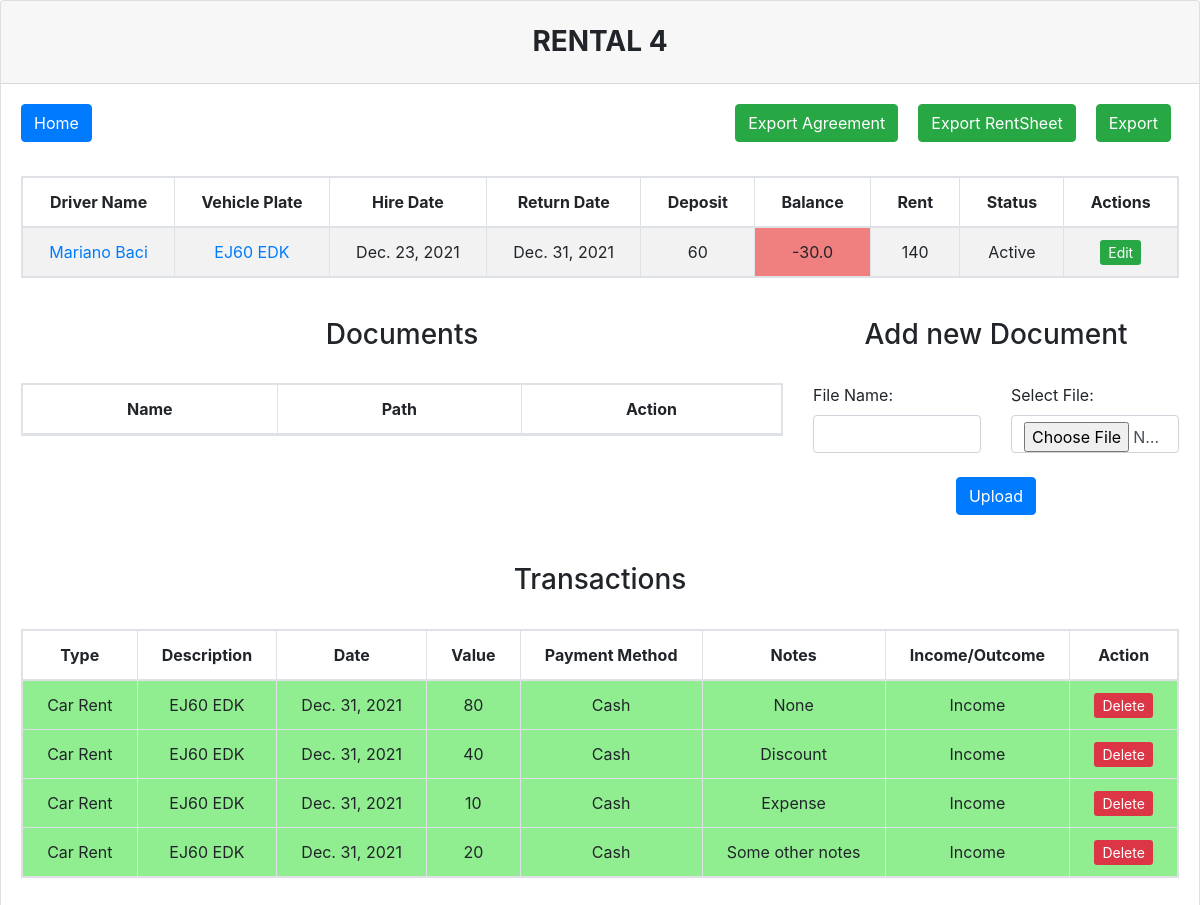
The page /view_rental/4 (signed in) on the database as committed earlier.
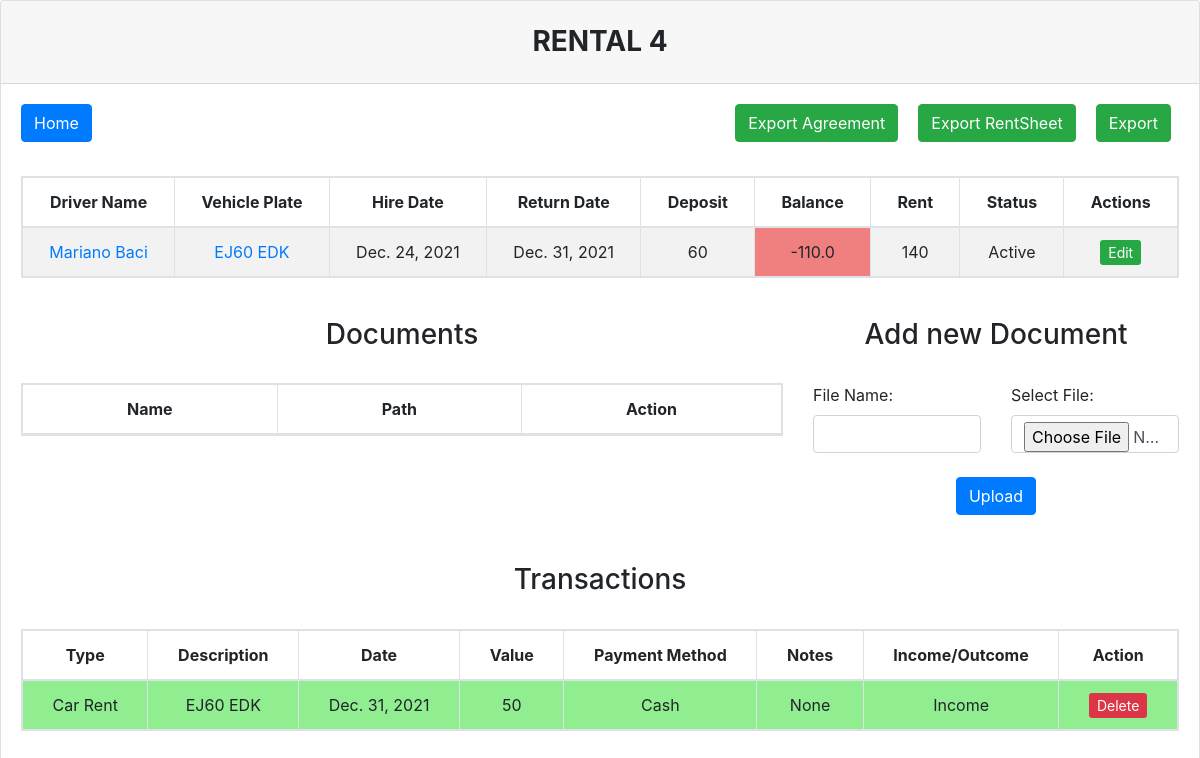
The same page on the database as committed later.
### Manager/models.py (models this page shows)
class rental(models.Model):
    driver_id = models.IntegerField(blank=False, )
    driver_full_name = models.CharField(max_length=200, blank=False, )
    vehicle_id = models.IntegerField(blank=False, )
    vehicle_plate = models.CharField(max_length=20, blank=False, )
    hire_date = models.DateField(max_length=100, blank=False, )
    return_date = models.DateField(max_length=100, blank=False, )
    balance = models.CharField(max_length=99999, blank=False, )
    deposit = models.IntegerField(blank=False, )
    rent = models.IntegerField(blank=False, )
    STATUS = (
        ('Active', 'Active'),
        ('Inactive', 'Inactive'),
    )
    status = models.CharField(max_length=8, choices=STATUS,  blank=True, )

class account(models.Model):
    date = models.DateField(blank=False, )
    rental_id = models.IntegerField(blank=False, )
    notes = models.CharField(max_length=100, blank=True, null=True )
    description = models.CharField(max_length=300, blank=False)
    value = models.IntegerField(blank=False, )
    METHODS = (
        ('Cash', 'Cash'),
        ('Card', 'Card'),
        ('Account Transfer', 'Account Transfer'),
    )
    payment_method = models.CharField(max_length=16, choices=METHODS,  blank=True, )
    TYPES = (
        ('Car Rent', 'Car Rent'),
        ('Expenditure', 'Expenditure'),
        ('PCO', 'PCO'),
        ('Service & Repairs', 'Service & Repairs'),
        ('Other Income', 'Other Income'),
        ('Car Sold', 'Car Sold'),
    )
    type = models.CharField(max_length=17, choices=TYPES,  blank=True, )
    IN_OUT = (
        ('Income', 'Income'),
        ('Outcome', 'Outcome'),
    )
    in_out = models.CharField(max_length=7, choices=IN_OUT,  blank=True, )

### Manager/views.py (the view)
# urls.py: path('view_rental/<int:rental_id>', view_rental, name="view_rental"),
@login_required(login_url="/login")
def view_rental(request, rental_id):
    update_vehicle_status()
    update_balance()
    if request.method == "POST":
        if permissions.objects.get(user=request.user.username).level3 == "Yes":
            if request.POST.get("id") != None:
                rental_i = rental.objects.get(id=request.POST.get("id"))
                def days_between(d1, d2):
                    return abs((d2 - d1).days)
                day_price = rental_i.rent / 7
                total_to_pay = (days_between(rental_i.return_date, rental_i.hire_date)+1) * day_price
                output = io.BytesIO()
                workbook = xlsxwriter.Workbook(output)
                worksheet = workbook.add_worksheet()
                cell_format = workbook.add_format()
                cell_format.set_bold()
                worksheet.write('A1', 'Driver:', cell_format)
                worksheet.write('B1', rental_i.driver_full_name)
                worksheet.write('D1', "Vehicle:", cell_format)
                worksheet.write('E1', rental_i.vehicle_plate)
                worksheet.write('A2', 'Hire Date:', cell_format)
                worksheet.write('B2', str(rental_i.hire_date.strftime('%d-%m-%Y')))
                worksheet.write('A3', 'Return Date:', cell_format)
                worksheet.write('B3', str(rental_i.return_date.strftime('%d-%m-%Y')))
                worksheet.write('D2', "Rent:", cell_format)
                worksheet.write('E2', rental_i.rent)
                worksheet.write('D3', "Total to pay:", cell_format)
                worksheet.write('E3', total_to_pay)
                border_bottom = workbook.add_format({'bottom': 1})
                border_bottom.set_bold()
                row = 4
                col = 0
                for nr_max, i in enumerate(['Cash', 'Card', 'Account Transfer', 'Notes', 'Date']):
                    if i != "":
                        worksheet.write(row, col, i, border_bottom)
                    else:
                        worksheet.write(row, col, i, cell_format)
                    worksheet.set_column(row, col, 18)
                    col += 1
                accounts_obj = account.objects.all().filter(rental_id=str(request.POST.get("id")))
                print(accounts_obj)
                max_row = 0
                row = 5
                cash_balance = 0
                card_balance = 0
                account_balance = 0
                expenses = 0
                paid = 0
                for i in accounts_obj:
                    list_to_write = []
                    if i.payment_method == 'Cash':
                        col = 0
                        for el in list_to_write+["£"+str(i.value), '', '', i.notes, str(i.date.strftime('%d-%m-%Y'))]:
                            worksheet.write(row, col, el)
                            col += 1
                        row += 1
                        cash_balance += i.value
                        if i.notes == "Discount" or i.notes == "Expense":
                            expenses += i.value
                        else:
                            paid += i.value
                    if i.payment_method == 'Card':
                        col = 0
                        for el in list_to_write+['', "£"+str(i.value), '', i.notes, str(i.date.strftime('%d-%m-%Y'))]:
                            worksheet.write(row, col, el)
                            col += 1
                        row += 1
                        card_balance += i.value
                        if i.notes == "Discount" or i.notes == "Expense":
                            expenses += i.value
                        else:
                            paid += i.value
                    if i.payment_method == 'Account Transfer':
                        col = 0
                        for el in list_to_write+['', '', "£"+str(i.value), i.notes, str(i.date.strftime('%d-%m-%Y'))]:
                            worksheet.write(row, col, el)
                            col += 1
                        row += 1
                        account_balance += i.value
                        if i.notes == "Discount" or i.notes == "Expense":
                            expenses += i.value
                        else:
                            paid += i.value
                    if row > max_row:
                        max_row = row
                balances = {'cash': cash_balance, 'card': card_balance, 'account': account_balance}
                list_total = ["£" + str(balances['cash']), "£" + str(balances['card']),
                                               "£" + str(balances['account']), "", ""]
                border_top = workbook.add_format({'top': 1})
                border_top_bold = workbook.add_format({'top': 1})
                border_top_bold.set_bold()
                if max_row < 6:
                    max_row = 6
                row = max_row
                col = 0
                for i in list_total:
                    worksheet.write(row, col, i, border_top)
                    col += 1
                row += 1
                income = balances['cash'] + balances['card'] + balances['account']
                deposit = rental_i.deposit
                total = income-total_to_pay#+deposit
                worksheet.write(row+1, 0, "Total Income:", cell_format)
                worksheet.write(row+1, 1, "£"+str(income))
                worksheet.write(row+2, 0, "Total Paid:", cell_format)
                worksheet.write(row+2, 1, "£"+str(paid))
                worksheet.write(row+3, 0, "Total Expenses:", cell_format)
                worksheet.write(row+3, 1, "£"+str(expenses))
                worksheet.write(row+4, 0, "Deposit:", cell_format)
                worksheet.write(row+4, 1, "£"+str(deposit))
                worksheet.write(row+5, 0, "Balance:", cell_format)
                worksheet.write(row+5, 1, "£"+str(total))
                workbook.close()
                response = HttpResponse(content_type='application/vnd.ms-excel')
                response['Content-Disposition'] = f'attachment;filename="rental_{request.POST.get("id")}.xlsx"'
                response.write(output.getvalue())
                return response
            else:
                form = rentalDocsForm(request.POST, request.FILES)
                if form.is_valid():
                    form.save()
                    return redirect('view_rental', rental_id=rental_id)
                else:
                    messages.error(request, 'Please use correct data!')
                    return redirect('view_rental', rental_id=rental_id)
        else:
            return HttpResponse("Access Denied")
    else:
        update_balance()
        rental_obj = rental.objects.all().filter(id=rental_id)
        doc_obj = rentalDocs.objects.all().filter(rental_id=rental_id)
        accounts_rental = account.objects.all().filter(rental_id=rental_id)
        form = rentalDocsForm
        return render(request, 'view_rental.html', {'rentals':rental_obj, 'documents':doc_obj, 'accounts':accounts_rental, 'form':form})

### Manager/views.py (called while the page is built)
def update_vehicle_status():
    vehicles_obj = vehicle.objects.all().filter(status="On Rent")
    for i in vehicles_obj:
        try:
            print(rental.objects.get(vehicle_id=i.id, status="Active"))
        except:
            i.status = "Available"
            i.save()
    vehicles_obj = vehicle.objects.all().filter(status="Available")
    for i in vehicles_obj:
        try:
            print(rental.objects.get(vehicle_id=i.id, status="Active"))
            i.status = "On Rent"
            i.save()
        except:
            pass

### Manager/templates/view_rental.html (shortened to what the changed rows need)
{%  load static %}
<!DOCTYPE html>
<html lang="en">
<head>
    <link rel="stylesheet" href="{% static 'css/bootstrap.css' %}">
</head>
<body>
    <div class="card">
      <h3 class="card-header text-center font-weight-bold text-uppercase py-4">
        Rental {{ rentals.0.id }}
      </h3>
      <div class="card-body">
        <div id="table" class="table-editable">
          <br>
          <br>
          <br>
          <table class="table table-bordered table-responsive table-striped text-center">
            <thead>
              <tr>
                <th class="text-center" style="white-space: nowrap;width: 1%;">Driver Name</th>
                <th class="text-center" style="white-space: nowrap;width: 1%;">Vehicle Plate</th>
                <th class="text-center" style="white-space: nowrap;width: 1%;">Hire Date</th>
                <th class="text-center" style="white-space: nowrap;width: 1%;">Return Date</th>
                <th class="text-center" style="white-space: nowrap;width: 1%;">Deposit</th>
                <th class="text-center" style="white-space: nowrap;width: 1%;">Balance</th>
                <th class="text-center" style="white-space: nowrap;width: 1%;">Rent</th>
                <th class="text-center" style="white-space: nowrap;width: 1%;">Status</th>
                <th class="text-center" style="white-space: nowrap;width: 1%;">Actions</th>
              </tr>
            </thead>
            <tbody id="myTable">
                {% for rental in rentals %}
                    <tr>
                        <td class="pt-3-half" style="white-space: nowrap;width: 1%;"><a href="{% url 'view_driver' rental.driver_id %}">{{ rental.driver_full_name }}</a></td>
                        <td class="pt-3-half" style="white-space: nowrap;width: 1%;"><a href="{% url 'view_vehicle' rental.vehicle_id %}">{{ rental.vehicle_plate }}</a></td>
                        <td class="pt-3-half" style="white-space: nowrap;width: 1%;">{{ rental.hire_date }}</td>
                        <td class="pt-3-half" style="white-space: nowrap;width: 1%;">{{ rental.return_date }}</td>
                        <td class="pt-3-half" style="white-space: nowrap;width: 1%;">{{ rental.deposit }}</td>
                        {% if "-" in rental.balance %}
                            <td class="pt-3-half" style="white-space: nowrap;width: 1%; background-color: lightcoral">{{ rental.balance }}</td>
                        {% else %}
                            <td class="pt-3-half" style="white-space: nowrap;width: 1%; background-color: lightgreen">{{ rental.balance }}</td>
                        {% endif %}
                        <td class="pt-3-half" style="white-space: nowrap;width: 1%;">{{ rental.rent }}</td>
                        <td class="pt-3-half" style="white-space: nowrap;width: 1%;">{{ rental.status }}</td>
                        <td class="pt-3-half" style="white-space: nowrap;width: 1%;">
                            <a href="{% url 'edit_rental' rental.id %}" class="btn-sm btn-success">Edit</a>
                        </td>
                      </tr>
                {% endfor %}
            </tbody>
            </table>
            <div class="row">
                <div class="col-8 col-lg-8 col-xl-8">
                    <br>
                    <br>
                    <table class="table table-bordered table-responsive table-striped text-center">
                    <thead>
                      <tr>
                        <th class="text-center" style="white-space: nowrap;width: 1%;">Name</th>
                        <th class="text-center" style="white-space: nowrap;width: 1%;">Path</th>
                        <th class="text-center" style="white-space: nowrap;width: 1%;">Action</th>
                      </tr>
                    </thead>
                    </table>
                </div>
            </div>
            <br>
            <br>
            <br>
          <table class="table table-bordered table-responsive table-striped text-center">
            <thead>
              <tr>
                <th class="text-center" style="white-space: nowrap;width: 1%;">Type</th>
                <th class="text-center" style="white-space: nowrap;width: 1%;">Description</th>
                <th class="text-center" style="white-space: nowrap;width: 1%;">Date</th>
                <th class="text-center" style="white-space: nowrap;width: 1%;">Value</th>
                <th class="text-center" style="white-space: nowrap;width: 1%;">Payment Method</th>
                <th class="text-center" style="white-space: nowrap;width: 1%;">Notes</th>
                <th class="text-center" style="white-space: nowrap;width: 1%;">Income/Outcome</th>
                <th class="text-center" style="white-space: nowrap;width: 1%;">Action</th>
              </tr>
            </thead>
            <tbody id="myTable2">
                {% for account in accounts %}
                    {% if account.in_out == "Income" %}
                    <tr>
                        <td class="pt-3-half" style="white-space: nowrap;width: 1%; background-color: lightgreen">{{ account.type }}</td>
                        <td class="pt-3-half" style="white-space: nowrap;width: 1%; background-color: lightgreen">{{ account.description }}</td>
                        <td class="pt-3-half" style="white-space: nowrap;width: 1%; background-color: lightgreen">{{ account.date }}</td>
                        <td class="pt-3-half" style="white-space: nowrap;width: 1%; background-color: lightgreen">{{ account.value }}</td>
                        <td class="pt-3-half" style="white-space: nowrap;width: 1%; background-color: lightgreen">{{ account.payment_method }}</td>
                        <td class="pt-3-half" style="white-space: nowrap;width: 1%; background-color: lightgreen">{{ account.notes }}</td>
                        <td class="pt-3-half" style="white-space: nowrap;width: 1%; background-color: lightgreen">{{ account.in_out }}</td>
                        <td class="pt-3-half" style="white-space: nowrap;width: 1%; background-color: lightgreen">
                            <a href="{% url 'delete_account' account.id %}" class="btn-sm btn-danger">Delete</a>
                        </td>
                      </tr>
                    {% endif %}
                {% endfor %}
            </tbody>
            </table>
            </div>
          </div>
    </div>
    <link rel="stylesheet" href="https://cdn.datatables.net/1.10.22/css/dataTables.bootstrap4.min.css">
</body>
</html>

Rows that differ between the two databases and show on the page:
removed account: type "Car Rent", description "EJ60 EDK", date "Dec. 31, 2021", value "80", payment_method "Cash", notes "None", in_out "Income"
removed account: type "Car Rent", description "EJ60 EDK", date "Dec. 31, 2021", value "40", payment_method "Cash", notes "Discount", in_out "Income"
removed account: type "Car Rent", description "EJ60 EDK", date "Dec. 31, 2021", value "10", payment_method "Cash", notes "Expense", in_out "Income"
removed account: type "Car Rent", description "EJ60 EDK", date "Dec. 31, 2021", value "20", payment_method "Cash", notes "Some other notes", in_out "Income"
changed rental "Mariano Baci": hire_date "Dec. 23, 2021" → "Dec. 24, 2021"; balance "-30.0" → "-110.0"
added account: type "Car Rent", description "EJ60 EDK", date "Dec. 31, 2021", value "50", payment_method "Cash", notes "None", in_out "Income"
